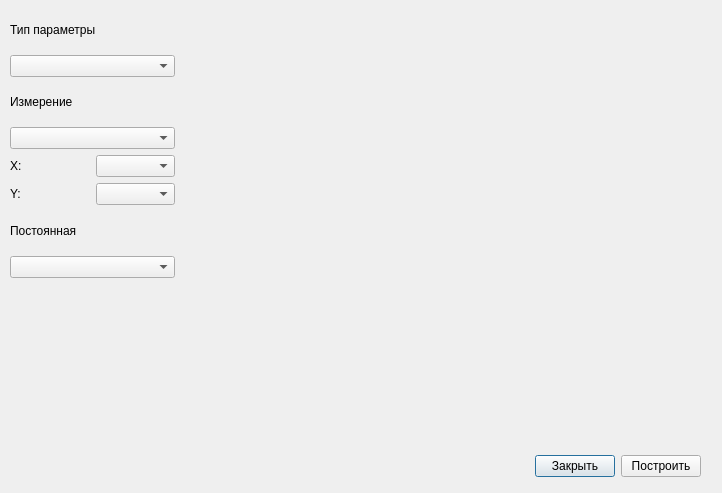
<?xml version="1.0" encoding="UTF-8"?>
<ui version="4.0">
 <class>PlotExtractionDialog</class>
 <widget class="QDialog" name="PlotExtractionDialog">
  <property name="geometry">
   <rect>
    <x>0</x>
    <y>0</y>
    <width>722</width>
    <height>493</height>
   </rect>
  </property>
  <property name="windowTitle">
   <string>Dialog</string>
  </property>
  <widget class="QWidget" name="widget" native="true">
   <property name="geometry">
    <rect>
     <x>200</x>
     <y>10</y>
     <width>501</width>
     <height>431</height>
    </rect>
   </property>
  </widget>
  <widget class="QWidget" name="">
   <property name="geometry">
    <rect>
     <x>470</x>
     <y>450</y>
     <width>231</width>
     <height>32</height>
    </rect>
   </property>
   <layout class="QHBoxLayout" name="horizontalLayout_3">
    <item>
     <spacer name="horizontalSpacer">
      <property name="orientation">
       <enum>Qt::Horizontal</enum>
      </property>
      <property name="sizeHint" stdset="0">
       <size>
        <width>40</width>
        <height>20</height>
       </size>
      </property>
     </spacer>
    </item>
    <item>
     <widget class="QPushButton" name="pushButton_2">
      <property name="text">
       <string>Закрыть</string>
      </property>
     </widget>
    </item>
    <item>
     <widget class="QPushButton" name="pushButton">
      <property name="text">
       <string>Построить</string>
      </property>
     </widget>
    </item>
   </layout>
  </widget>
  <widget class="QWidget" name="">
   <property name="geometry">
    <rect>
     <x>10</x>
     <y>10</y>
     <width>165</width>
     <height>268</height>
    </rect>
   </property>
   <layout class="QVBoxLayout" name="verticalLayout">
    <item>
     <widget class="QLabel" name="label_5">
      <property name="text">
       <string>Тип параметры</string>
      </property>
     </widget>
    </item>
    <item>
     <widget class="QComboBox" name="comboBox_5"/>
    </item>
    <item>
     <widget class="QLabel" name="label">
      <property name="text">
       <string>Измерение</string>
      </property>
     </widget>
    </item>
    <item>
     <widget class="QComboBox" name="comboBox"/>
    </item>
    <item>
     <layout class="QHBoxLayout" name="horizontalLayout">
      <item>
       <widget class="QLabel" name="label_2">
        <property name="text">
         <string>X:</string>
        </property>
       </widget>
      </item>
      <item>
       <widget class="QComboBox" name="comboBox_3"/>
      </item>
     </layout>
    </item>
    <item>
     <layout class="QHBoxLayout" name="horizontalLayout_2">
      <item>
       <widget class="QLabel" name="label_3">
        <property name="text">
         <string>Y:</string>
        </property>
       </widget>
      </item>
      <item>
       <widget class="QComboBox" name="comboBox_4"/>
      </item>
     </layout>
    </item>
    <item>
     <widget class="QLabel" name="label_4">
      <property name="text">
       <string>Постоянная</string>
      </property>
     </widget>
    </item>
    <item>
     <widget class="QComboBox" name="comboBox_2"/>
    </item>
   </layout>
  </widget>
  <zorder>label</zorder>
  <zorder>comboBox</zorder>
  <zorder>label_2</zorder>
  <zorder>comboBox_3</zorder>
  <zorder>layoutWidget</zorder>
  <zorder>layoutWidget_2</zorder>
  <zorder>pushButton</zorder>
  <zorder>horizontalSpacer</zorder>
  <zorder>comboBox_5</zorder>
  <zorder>label_5</zorder>
  <zorder>widget</zorder>
  <zorder></zorder>
  <zorder>pushButton_2</zorder>
 </widget>
 <resources/>
 <connections/>
</ui>
